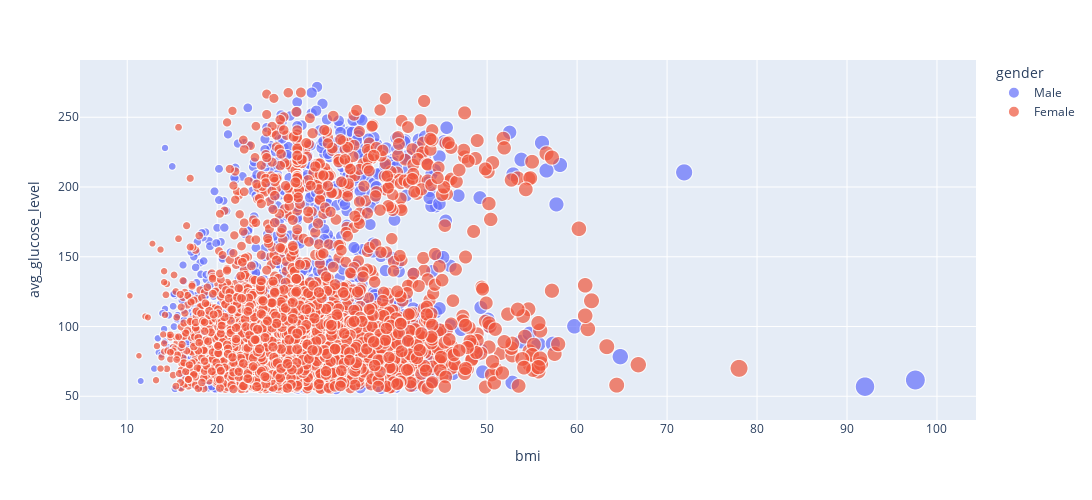

The notebook cell this image was saved under:
### Markdown cell above
### Representacion de la relacion entre niveles de glucosa y BMI diferenciado por genero

### Code cell
fig = px.scatter(stroke_dataset, x="bmi", y="avg_glucose_level",color='gender',size='bmi', width=1200, height=500)
fig.show()

### Figure 1 — Plotly figure (JSON) as saved in the notebook; plotly's stock layout.template omitted (floating-point values rounded to 4 significant figures; data arrays with more than 128 entries replaced by an {"elided": "..."} marker saying what was removed)
{"data": [{"hovertemplate": "gender=Male<br>bmi=%{marker.size}<br>avg_glucose_level=%{y}<extra></extra>", "legendgroup": "Male", "marker": {"color": "#636efa", "size": {"elided": "2115 float values"}, "sizemode": "area", "sizeref": 0.244, "symbol": "circle"}, "mode": "markers", "name": "Male", "showlegend": true, "type": "scattergl", "x": {"elided": "2115 float values"}, "xaxis": "x", "y": {"elided": "2115 float values"}, "yaxis": "y"}, {"hovertemplate": "gender=Female<br>bmi=%{marker.size}<br>avg_glucose_level=%{y}<extra></extra>", "legendgroup": "Female", "marker": {"color": "#EF553B", "size": {"elided": "2994 float values"}, "sizemode": "area", "sizeref": 0.244, "symbol": "circle"}, "mode": "markers", "name": "Female", "showlegend": true, "type": "scattergl", "x": {"elided": "2994 float values"}, "xaxis": "x", "y": {"elided": "2994 float values"}, "yaxis": "y"}], "layout": {"height": 500, "legend": {"itemsizing": "constant", "title": {"text": "gender"}, "tracegroupgap": 0}, "margin": {"t": 60}, "width": 1200, "xaxis": {"anchor": "y", "autorange": true, "domain": [0, 1], "range": [4.824, 104.1], "title": {"text": "bmi"}, "type": "linear"}, "yaxis": {"anchor": "x", "autorange": true, "domain": [0, 1], "range": [32.99, 291.0], "title": {"text": "avg_glucose_level"}, "type": "linear"}}}
